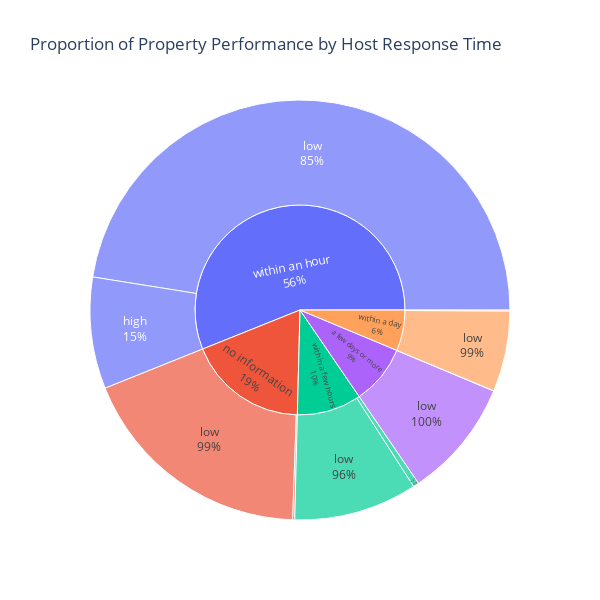

Notebook code cell kept with this figure:
### Code cell
# sunburst

fig = px.sunburst(
    bnb, 
    path=['host_response_time', 'property_performance'], 
    title=f'Proportion of Property Performance by Host Response Time', 
    width=600, 
    height=600
    )

fig.update_traces(textinfo="label+percent parent")  

fig.show()

### Figure 1 — Plotly figure (JSON) as saved in the notebook; plotly's stock layout.template omitted (floating-point values rounded to 4 significant figures)
{"data": [{"branchvalues": "total", "domain": {"x": [0, 1], "y": [0, 1]}, "hovertemplate": "labels=%{label}<br>count=%{value}<br>parent=%{parent}<br>id=%{id}<extra></extra>", "ids": ["a few days or more/high", "no information/high", "within a day/high", "within a few hours/high", "within an hour/high", "a few days or more/low", "no information/low", "within a day/low", "within a few hours/low", "within an hour/low", "a few days or more", "no information", "within a day", "within a few hours", "within an hour"], "labels": ["high", "high", "high", "high", "high", "low", "low", "low", "low", "low", "a few days or more", "no information", "within a day", "within a few hours", "within an hour"], "name": "", "parents": ["a few days or more", "no information", "within a day", "within a few hours", "within an hour", "a few days or more", "no information", "within a day", "within a few hours", "within an hour", "", "", "", "", ""], "textinfo": "label+percent parent", "type": "sunburst", "values": [3, 25, 12, 70, 1361, 1449, 2911, 984, 1507, 7524, 1452, 2936, 996, 1577, 8885]}], "layout": {"height": 600, "legend": {"tracegroupgap": 0}, "title": {"text": "Proportion of Property Performance by Host Response Time"}, "width": 600}}
